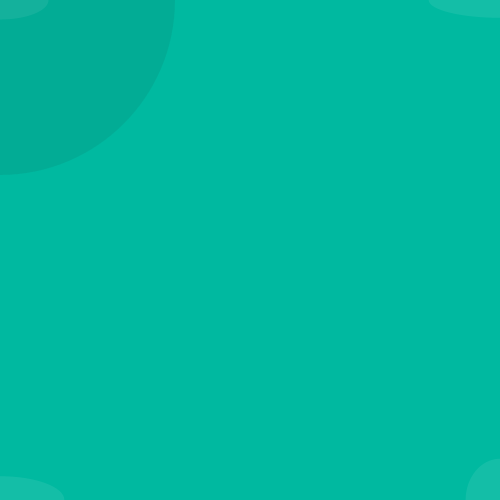
Frame 1 (no input)
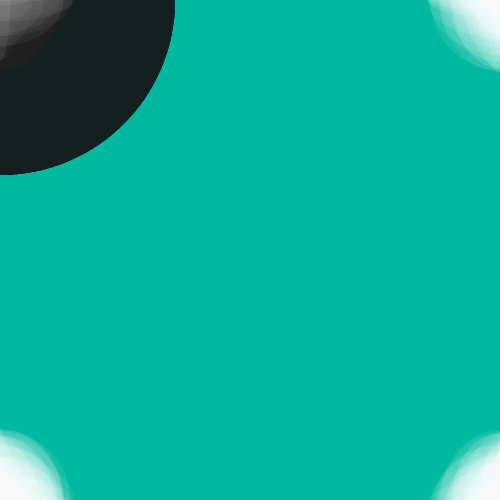
Frame 60 (the mouse pressed at the canvas centre just before this capture)
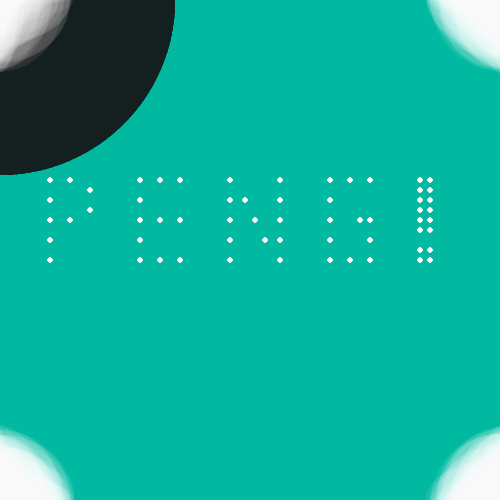
Frame 120 (the mouse held since frame 60 and released just before this capture)

The Processing sketch that drew these frames (run headless with seeded random() and noise(); from frame 60 on, the mouse is pressed at the canvas centre):

// Processing sketch: processing_60600
// ── processing_60600.pde

void setup() {
  size(500, 500);
  smooth();
  rectMode(CENTER);
  background(0, 185, 160);

  noStroke();
  noCursor();
} 
void draw() {

  frameRate(10);
  fill(255, 255, 255, 20);
  ellipse(  0, 0, random(150), random(150));
  ellipse(500, 0, random(150), random(150));
  ellipse(  0, 500, random(150), random(150));
  ellipse(500, 500, random(150), random(150));


  if (mousePressed)
  {

    //weiße Kreise
    frameRate(80);
    fill(255, 255, 255, 20);

    //p
    ellipse(50, 260, 5, 5);
    ellipse(50, 240, 5, 5);
    ellipse(50, 220, 5, 5);
    ellipse(50, 200, 5, 5);
    ellipse(50, 180, 5, 5);

    ellipse(70, 180, 5, 5);
    ellipse(90, 190, 5, 5);  
    ellipse(90, 210, 5, 5);  
    ellipse(70, 220, 5, 5);


    //e
    ellipse(140, 260, 5, 5);
    ellipse(140, 240, 5, 5);
    ellipse(140, 220, 5, 5);
    ellipse(140, 200, 5, 5);
    ellipse(140, 180, 5, 5);

    ellipse(160, 260, 5, 5);
    ellipse(160, 220, 5, 5);
    ellipse(160, 180, 5, 5);  

    ellipse(180, 260, 5, 5);
    ellipse(180, 220, 5, 5);
    ellipse(180, 180, 5, 5);  


    //n
    ellipse(230, 260, 5, 5);
    ellipse(230, 240, 5, 5);
    ellipse(230, 220, 5, 5);
    ellipse(230, 200, 5, 5);
    ellipse(230, 180, 5, 5);

    ellipse(265, 240, 5, 5);
    ellipse(255, 220, 5, 5);
    ellipse(245, 200, 5, 5);

    ellipse(280, 260, 5, 5);
    ellipse(280, 240, 5, 5);
    ellipse(280, 220, 5, 5);
    ellipse(280, 200, 5, 5);
    ellipse(280, 180, 5, 5);


    //g
    ellipse(330, 260, 5, 5);
    ellipse(330, 240, 5, 5);
    ellipse(330, 220, 5, 5);
    ellipse(330, 200, 5, 5);
    ellipse(330, 180, 5, 5);
    
    ellipse(350, 180, 5, 5);
    ellipse(350, 260, 5, 5);

    ellipse(370, 260, 5, 5);
    ellipse(370, 240, 5, 5);
    ellipse(360, 220, 5, 5);

    ellipse(370, 220, 5, 5);
    ellipse(370, 180, 5, 5);
    
    
//!
    ellipse(420, 260, 5, 5);
    ellipse(420, 250, 5, 5);
    ellipse(420, 230, 5, 5);
    ellipse(420, 220, 5, 5);
    ellipse(420, 210, 5, 5);
    ellipse(420, 200, 5, 5);
    ellipse(420, 190, 5, 5);
    ellipse(420, 180, 5, 5);
    
    
    ellipse(430, 260, 5, 5);
    ellipse(430, 250, 5, 5);
    ellipse(430, 230, 5, 5);
    ellipse(430, 220, 5, 5);
    ellipse(430, 210, 5, 5);
    ellipse(430, 200, 5, 5);
    ellipse(430, 190, 5, 5);
    ellipse(430, 180, 5, 5);
    
    
    
  }

  else {

    //schwarze Kreise
    noStroke();
    fill(20, 20, 20, 20);
    ellipse(mouseX, mouseY, 350, 350);
  }
}
